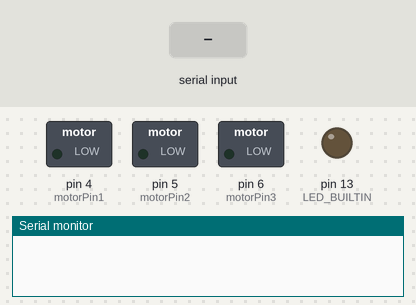
The sketch below on a simulated Arduino Uno, built with avr-gcc and run on an emulated ATmega328P. Shown: switched loads named in the sketch (green lamp = pin HIGH), output pins drawn as LEDs (lit = HIGH), the last lines printed to the serial monitor. Inputs (shaded band) come from the test bench.

Above: at 1.2 s.
1.3 s: "A" received over Serial
At 2.5 s:
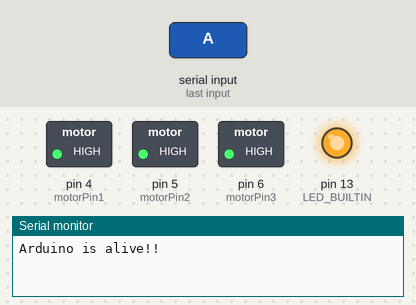
2.8 s: "Z" received over Serial
At 3.7 s:
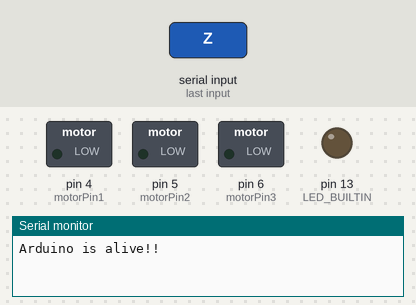
Timing chart, 0 to 5.8 s (numbered marks = the images above; inputs shaded):
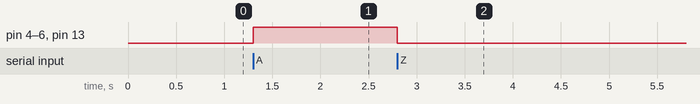

The sketch:

arduino_code.ino
```cpp
unsigned long last_time = 0;

const int motorPin1 = 4;
const int motorPin2 = 5;
const int motorPin3 = 6;

void setup()
{
    Serial.begin(9600);
    pinMode(LED_BUILTIN, OUTPUT);
    digitalWrite(LED_BUILTIN, LOW);
    pinMode(motorPin1,OUTPUT);
    pinMode(motorPin2,OUTPUT);
    pinMode(motorPin3,OUTPUT);
}

void loop()
{
    // Print a heartbeat
    if (millis() > last_time + 2000)
    {
        Serial.println("Arduino is alive!!");
        last_time = millis();
    }

    // Send some message when I receive an 'A' or a 'Z'.
    switch (Serial.read())
    {
        case 'A':
            digitalWrite(LED_BUILTIN, HIGH);   // turn the LED on (HIGH is the voltage level)
            digitalWrite(motorPin1, HIGH);
            digitalWrite(motorPin2, HIGH);
            digitalWrite(motorPin3, HIGH);
            break;
        case 'Z':
            digitalWrite(LED_BUILTIN, LOW);
            digitalWrite(motorPin1, LOW);
            digitalWrite(motorPin2, LOW);
            digitalWrite(motorPin3, LOW);
            break;
    }
}
```

Measured:
- after the input at 1.3 s, pin 4 (motorPin1), pin 5 (motorPin2), pin 6 (motorPin3), pin 13 (LED_BUILTIN): LOW → HIGH at once
- after the input at 2.8 s, pin 4 (motorPin1), pin 5 (motorPin2), pin 6 (motorPin3), pin 13 (LED_BUILTIN): HIGH → LOW at once
